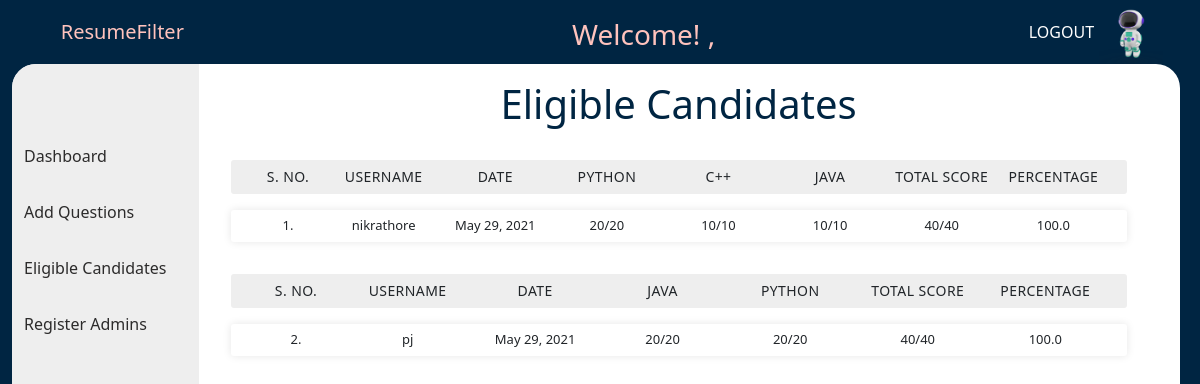
Screenshot of /eligibleCandidates with the database file from the repository.
### studentPortal/models.py (models this page shows)
class Analysis(models.Model):
    user_id = models.ForeignKey(User, on_delete=CASCADE,default=1)
    date = models.DateField()
    score = models.IntegerField()
    total = models.IntegerField()
    percentage = models.FloatField()
    status = models.CharField(max_length=20)
    detailed_result = models.TextField(default= "null")

### adminPortal/views.py (the view)
# urls.py: path('eligibleCandidates', views.eligibleCandidates, name='index'),
def eligibleCandidates(request):
    objects = Analysis.objects.all()
    eligible_candidates=[]
    for object in objects:
        if object.status=="eligible":
            eligible_candidates.append(object)
    for i in range(0, len(eligible_candidates)):
        eligible_candidates[i].detailed_result = json.loads(eligible_candidates[i].detailed_result)
    return render(request, 'adminPortal/eligibleCandidates.html',{
       "eligible_candidates":eligible_candidates,
    })

### templates/adminPortal/eligibleCandidates.html (shortened to what this page needs)
<!DOCTYPE html>
{% extends 'adminPortal/baseAdmin.html' %}
{% load static %}
{% block header_block %}
    <link rel="stylesheet" href="{% static 'css/adminPortal/eligibleCandidates.css' %}">
    {% endblock %}
      {% block body_block %}
      <div class='candidates_content'>
   <h1>Eligible Candidates</h1>
  {% for candidate in eligible_candidates %}
     <ul class="responsive-table">
    <li class="table-header">
      <div class="col colu-0">S. No.</div>
      <div class="col colu-2" id = "username_header">Username</div>
      <div class="col colu-2" id = "date_header">Date</div>
        {% for key, values in candidate.detailed_result.items %}
          <div class="col colu-3">{{key}}</div>
        {% endfor %}
      <div class="col colu-4">Total Score</div>
      <div class="col colu-5">Percentage</div>
    </li>
    <div class="tableRows">
      <li class="table-row">
        <div class="col colu-0" data-label="SNo">
          {{ forloop.counter }}.
        </div>
        <div class="col colu-2" id = "username" data-label="username">
          {{candidate.user_id}}
        </div>
        <div class="col colu-2" id = "date" data-label="Date">
          {{candidate.date}}
        </div>
        {% for key, values in candidate.detailed_result.items %}
                <div class="col colu-3" data-label="Score"> {{values.0}}/{{values.1}}</div>
        {% endfor %}
        <div class="col colu-4" data-label="TotalScore">
          {{candidate.score}}/{{candidate.total}}
        </div>
        <div class="col colu-6" data-label="Percentage">
          {{candidate.percentage}}
        </div>
      </li>
    </div>
  </ul>
 {% endfor %}
 </div>
    {% endblock %}

### static/css/adminPortal/baseAdmin.css (style rules this page uses)
:root { --baseColor: #002542; --bgcolor1: #ffc3bd; --bgcolor2: #eeeeee; --hoverColor: #4a8abb; }

### static/css/adminPortal/eligibleCandidates.css (style rules this page uses)
:root { --baseColor: #002542; --bgcolor1: #ffc3bd; --bgcolor2: #eeeeee; --hoverColor: #4a8abb; }
.candidates_content { margin-top: 1rem; width: 80vw; overflow-x: scroll; text-align:center; }
h1 { color:var(--baseColor); }
.responsive-table { margin-top: 2rem; margin-bottom: 1rem; padding: 0; width: 100%; padding: 0 1rem }
li { border-radius: 3px; padding: 0.4rem 0.6rem; display: flex; justify-content: space-between; margin: 1rem; font-size: small; align-items: center; }
.table-header { background-color: var(--bgcolor2); font-size: 14px; text-transform: uppercase; letter-spacing: 0.03em; margin-bottom: 0; }
.table-row { background-color: #ffffff; box-shadow: 0px 0px 9px 0px rgba(0, 0, 0, 0.1); }
.colu-0 { padding: 0 !important; }
.col { padding-right: 1rem; }

### rows the page displays
Analysis: detailed_result "PYTHON" "C++" "JAVA", user_id "nikrathore", date "May 29, 2021", values "20" "10" "10", values "20" "10" "10", score "40", total "40", percentage "100.0"
Analysis: detailed_result "JAVA" "PYTHON", user_id "pj", date "May 29, 2021", values "20" "20", values "20" "20", score "40", total "40", percentage "100.0"
